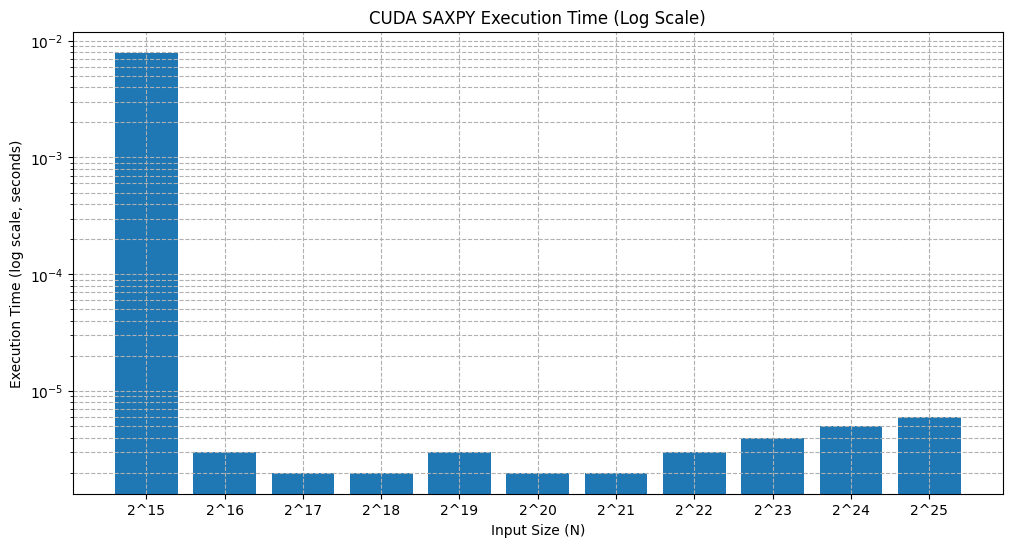

This chart was generated by the following Python code:
import matplotlib.pyplot as plt

labels = [f"2^{i}" for i in range(15, 26)]
times = [0.007889, 0.000003, 0.000002, 0.000002, 0.000003,
         0.000002, 0.000002, 0.000003, 0.000004, 0.000005, 0.000006]

plt.figure(figsize=(12, 6))
plt.bar(labels, times)
plt.yscale('log')  # ✅ Use logarithmic scale
plt.xlabel("Input Size (N)")
plt.ylabel("Execution Time (log scale, seconds)")
plt.title("CUDA SAXPY Execution Time (Log Scale)")
plt.grid(True, which="both", linestyle='--')
plt.show()
